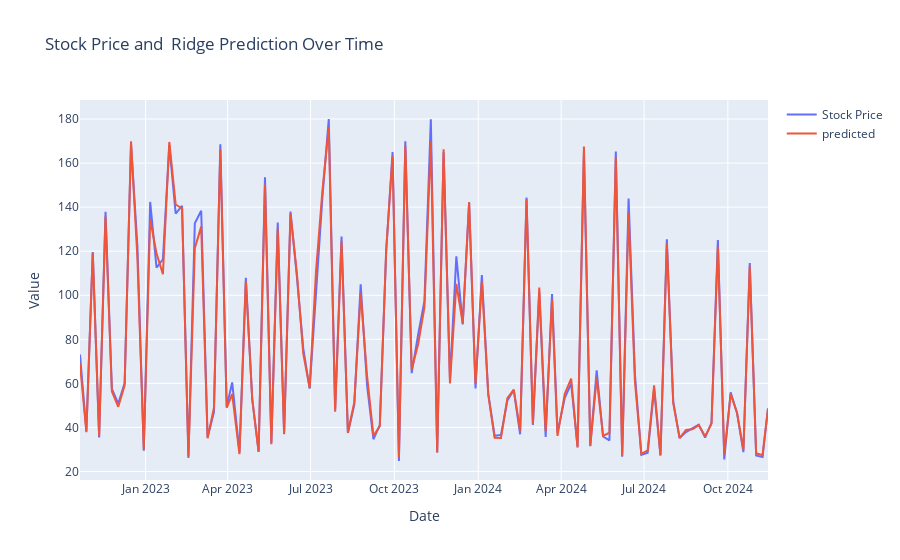

Notebook code for this chart:
### Markdown cell above
####  Plotly interactive visualization
- Helps to zoom in and zoom out
- We can see the best prediction is biased towards the previous week price

### Code cell
import plotly.express as px
import plotly.graph_objects as go

trace1 = go.Scatter(x=dates[-len(y_test_scaled):], y=y_test_scaled.reshape(1,-1)[0], mode='lines', name='Stock Price')
trace2 = go.Scatter(x=dates[-len(y_test_scaled):], y=predictions.reshape(1,-1)[0], mode='lines', name='predicted')

# Create the layout
layout = go.Layout(
    title='Stock Price and  Ridge Prediction Over Time',
    xaxis=dict(title='Date'),
    yaxis=dict(title='Value')
)

# Create the figure with both traces
fig = go.Figure(data=[trace1, trace2], layout=layout)

# Show the plot
fig.show()
